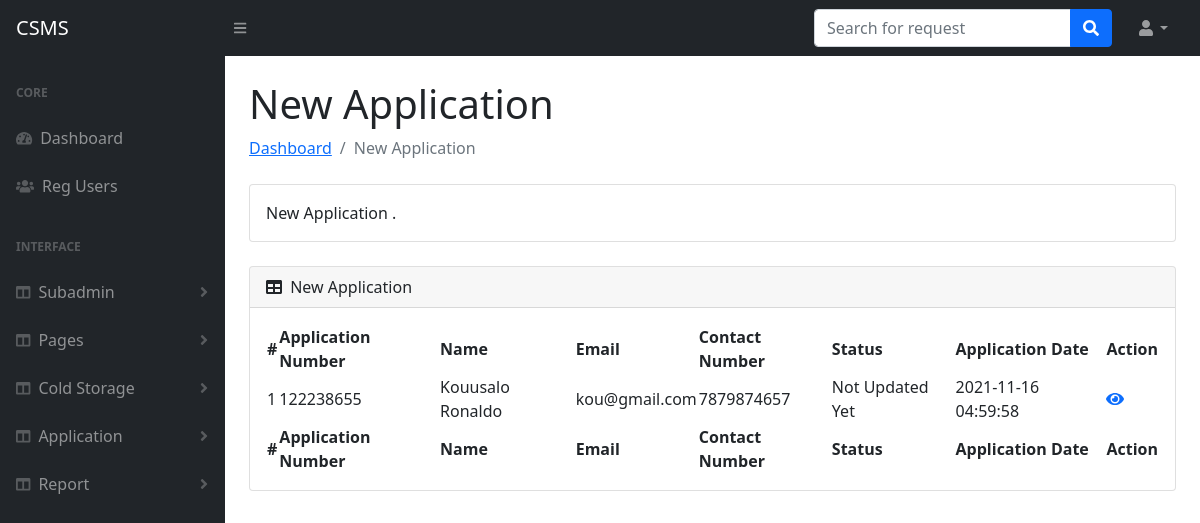
/admin/new-application.php (signed in), run on the app's committed database.
### tables this page shows
CREATE TABLE `tblapplication` (
  `ID` int(5) NOT NULL,
  `UserID` int(5) DEFAULT NULL,
  `ColdStorageID` int(5) DEFAULT NULL,
  `ApplicationNumber` varchar(200) DEFAULT NULL,
  `Type` varchar(100) DEFAULT NULL,
  `FromDate` varchar(100) DEFAULT NULL,
  `ToDate` varchar(100) DEFAULT NULL,
  `ApplyDate` timestamp NULL DEFAULT current_timestamp(),
  `Remark` varchar(200) DEFAULT NULL,
  `Status` varchar(100) DEFAULT NULL,
  `RemarkDate` timestamp NULL DEFAULT NULL ON UPDATE current_timestamp()
);

CREATE TABLE `tbluser` (
  `ID` int(5) NOT NULL,
  `FirstName` varchar(200) DEFAULT NULL,
  `LastName` varchar(200) DEFAULT NULL,
  `MobileNumber` bigint(10) DEFAULT NULL,
  `Email` varchar(200) DEFAULT NULL,
  `Password` varchar(200) DEFAULT NULL,
  `RegDate` timestamp NULL DEFAULT current_timestamp()
);

### admin/new-application.php (the view, shortened to what this page needs)
<?php session_start();
if(strlen($_SESSION['csmsaid'])==0)
  {
header('location:index.php');
}
else{
  ?>
<!DOCTYPE html>
<html lang="en">
    <head>
        <link href="https://cdn.jsdelivr.net/npm/simple-datatables@latest/dist/style.css" rel="stylesheet" />
        <link href="css/styles.css" rel="stylesheet" />
    </head>
    <body class="sb-nav-fixed">
        <?php include_once("includes/navbar.php");?>
        <div id="layoutSidenav">
            <div id="layoutSidenav_nav">
              <?php include_once("includes/sidebar.php");?>
            </div>
            <div id="layoutSidenav_content">
                <main>
                    <div class="container-fluid px-4">
                        <h1 class="mt-4">New Application</h1>
                        <ol class="breadcrumb mb-4">
                            <li class="breadcrumb-item"><a href="dashboard.php">Dashboard</a></li>
                            <li class="breadcrumb-item active">New Application</li>
                        </ol>
                        <div class="card mb-4">
                            <div class="card-body">
                                New Application
                                .
                            </div>
                        </div>
                        <div class="card mb-4">
                            <div class="card-header">
                                <i class="fas fa-table me-1"></i>
                                New Application
                            </div>
                            <div class="card-body">
                                <table id="datatablesSimple">
                                    <thead>
                                        <tr>
                    <th>#</th>
                   <th>Application Number</th>
                   <th>Name</th>
                    <th>Email</th>
                    <th>Contact Number</th>
                    <th>Status</th>
                    <th>Application Date</th>
                     <th>Action</th>
                  </tr>
                                    </thead>
                                    <tfoot>
                                        <tr>
                     <th>#</th>
                   <th>Application Number</th>
                   <th>Name</th>
                    <th>Email</th>
                    <th>Contact Number</th>
                    <th>Status</th>
                    <th>Application Date</th>
                     <th>Action</th>
                  </tr>
                                    </tfoot>
                                    <tbody>
                                        <?php $query=mysqli_query($con,"select tblapplication.ID as appid,tblapplication.ApplicationNumber,tblapplication.Status,tblapplication.ApplyDate,tbluser.FirstName,tbluser.LastName,tbluser.MobileNumber,tbluser.Email  from tblapplication join tbluser on tbluser.ID=tblapplication.UserID where tblapplication.Status is null");
$cnt=1;
while($result=mysqli_fetch_array($query)){
?>
                                       <tr>
                    <td><?php echo $cnt;?></td>
                    <td><?php echo $result['ApplicationNumber']?></td>
                    <td><?php echo $result['FirstName']?> <?php echo $result['LastName']?></td>
                    <td><?php echo $result['Email']?></td>
                    <td><?php echo $result['MobileNumber']?></td>
                   <?php if($result['Status']==""){ ?>
                     <td class="font-w600"><?php echo "Not Updated Yet"; ?></td>
                     <?php } else { ?>
                      <td><?php  echo $result['Status'];?></td><?php } ?>
                    <td><?php echo $result['ApplyDate']?></td>
                     <td><a href="view-application.php?viewid=<?php echo $result['appid'];?>"><i class="fa fa-eye" aria-hidden="true"></i></a></td>
                  </tr>
         <?php
$cnt++;
       } ?>
                                    </tbody>
                                </table>
                            </div>
                        </div>
                    </div>
                </main>
                <?php include_once("includes/sidebar.php");?>
            </div>
        </div>
    </body>
</html>
<?php } ?>

### data on the page
tblapplication: ApplicationNumber "122238655", UserID.FirstName "Kouusalo", UserID.LastName "Ronaldo", UserID.Email "kou@gmail.com", UserID.MobileNumber "7879874657", shows "Not Updated Yet", ApplyDate "2021-11-16 04:59:58"
